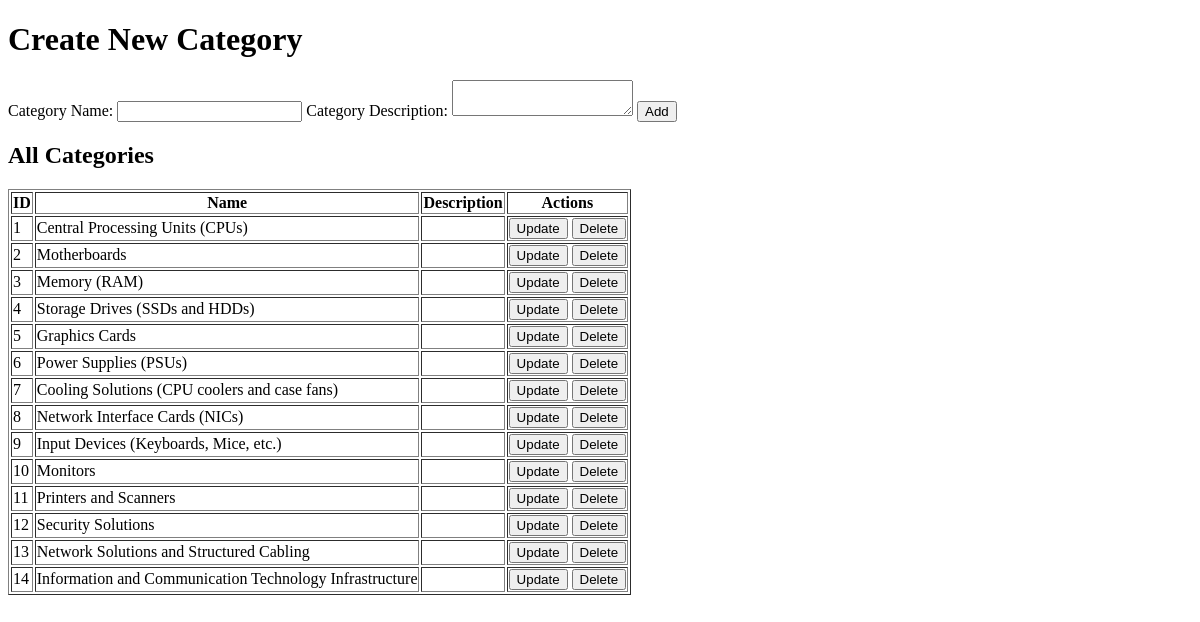
The page /create_category.php on the database as committed earlier.
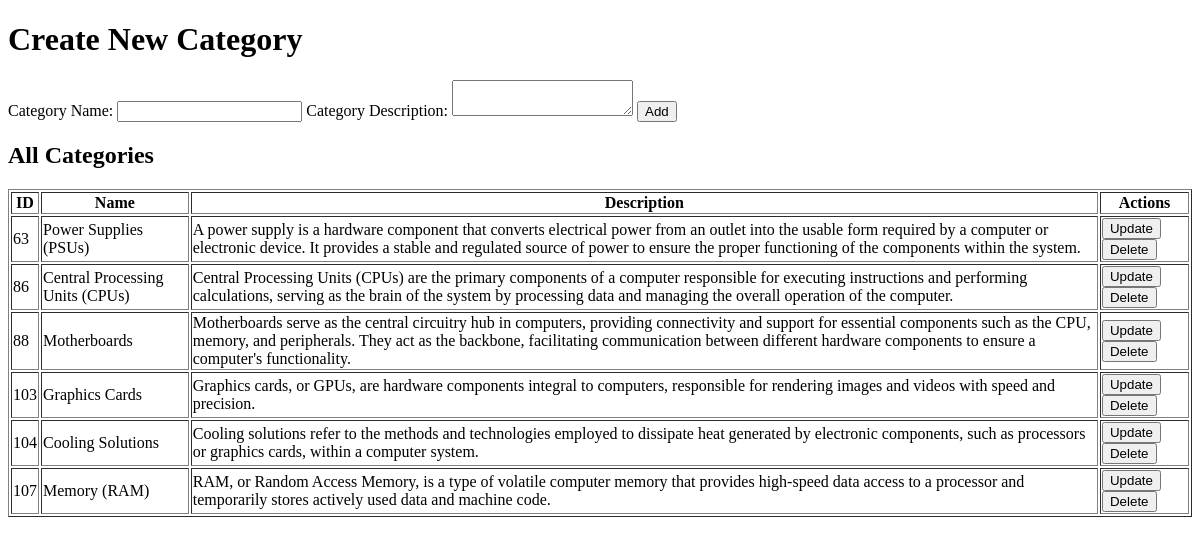
The same page on the database as committed later.
### tables this page shows
CREATE TABLE `categories` (
  `category_id` int(11) NOT NULL,
  `name` varchar(255) NOT NULL,
  `user_id` int(11) DEFAULT NULL,
  `category_description` text DEFAULT NULL
);

### create_category.php (the view, shortened to what this page needs)
<?php
include("connect.php");
function fetchAllCategories($db) {
    $categoryFetchSql = "SELECT category_id, name, category_description FROM categories";
    $categoryFetchStmt = $db->query($categoryFetchSql);
    return $categoryFetchStmt->fetchAll(PDO::FETCH_ASSOC);
}
$categories = fetchAllCategories($db);
$categories = fetchAllCategories($db);
?>
<!DOCTYPE html>
<html lang="en">
<head>
</head>
<body>
    <h1>Create New Category</h1>
    <form id="create_category_form" action="create_category.php" method="post">
        <label for="category_name">Category Name:</label>
        <input type="text" id="category_name" name="category_name" required>
        <label for="category_description">Category Description:</label>
        <textarea id="category_description" name="category_description" required></textarea>
        <button type="button" onclick="submitForm('create_category')">Add</button>
    </form>
    <h2>All Categories</h2>
    <table border="1">
        <thead>
            <tr>
                <th>ID</th>
                <th>Name</th>
                <th>Description</th>
                <th>Actions</th>
            </tr>
        </thead>
        <tbody>
            <?php foreach ($categories as $category): ?>
                <tr>
                    <td><?= $category['category_id'] ?></td>
                    <td><?= $category['name'] ?></td>
                    <td><?= isset($category['category_description']) ? $category['category_description'] : '' ?></td>
                    <td>
                        <button type="button" onclick="populateFormForUpdate(<?= $category['category_id'] ?>)">Update</button>
                        <button type="button" onclick="populateFormForDeletion(<?= $category['category_id'] ?>)">Delete</button>
                    </td>
                </tr>
            <?php endforeach; ?>
        </tbody>
    </table>
</body>
</html>

Rows that differ between the two databases and show on the page:
removed categories: category_id "1", name "Central Processing Units (CPUs)"
removed categories: category_id "2", name "Motherboards"
removed categories: category_id "3", name "Memory (RAM)"
removed categories: category_id "4", name "Storage Drives (SSDs and HDDs)"
removed categories: category_id "5", name "Graphics Cards"
removed categories: category_id "6", name "Power Supplies (PSUs)"
removed categories: category_id "7", name "Cooling Solutions (CPU coolers and case fans)"
removed categories: category_id "8", name "Network Interface Cards (NICs)"
removed categories: category_id "9", name "Input Devices (Keyboards, Mice, etc.)"
removed categories: category_id "10", name "Monitors"
removed categories: category_id "11", name "Printers and Scanners"
removed categories: category_id "12", name "Security Solutions"
removed categories: category_id "13", name "Network Solutions and Structured Cabling"
removed categories: category_id "14", name "Information and Communication Technology Infrastructure"
added categories: category_id "63", name "Power Supplies (PSUs)", category_description "A power supply is a hardware component that converts electrical power from an outlet into the usable form required by a computer or electronic device. It provides a stable and regulated source of power to ensure the proper functioning of the components within the system."
added categories: category_id "86", name "Central Processing Units (CPUs)", category_description "Central Processing Units (CPUs) are the primary components of a computer responsible for executing instructions and performing calculations, serving as the brain of the system by processing data and managing the overall operation of the computer."
added categories: category_id "88", name "Motherboards", category_description "Motherboards serve as the central circuitry hub in computers, providing connectivity and support for essential components such as the CPU, memory, and peripherals. They act as the backbone, facilitating communication between different hardware components to ensure a computer's functionality."
added categories: category_id "103", name "Graphics Cards", category_description "Graphics cards, or GPUs, are hardware components integral to computers, responsible for rendering images and videos with speed and precision."
added categories: category_id "104", name "Cooling Solutions", category_description "Cooling solutions refer to the methods and technologies employed to dissipate heat generated by electronic components, such as processors or graphics cards, within a computer system."
added categories: category_id "107", name "Memory (RAM)", category_description "RAM, or Random Access Memory, is a type of volatile computer memory that provides high-speed data access to a processor and temporarily stores actively used data and machine code."
